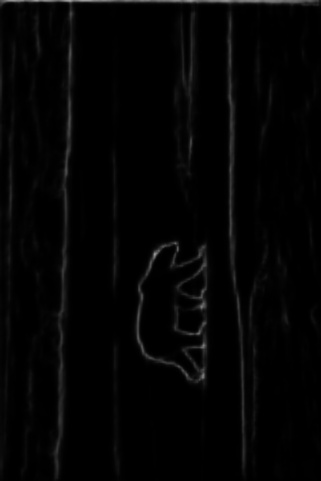
#> input picture states/model_04/epoch#final/final_result_epoch_#final.jpg, 321 x 481 px, found by its file name
$ python show.py
#> lines starting #> are read from the running program, lines starting #| are printed output that depends on the picture
import cv2 as cv

im = cv.imread("/home/softex/Documents/mas11/states/model_04/epoch#final/final_result_epoch_#final.jpg", 0)
#> im is the input picture: shape (481, 321); min 0, max 161, mean 4

cv.imwrite("result.jpg", ~im)
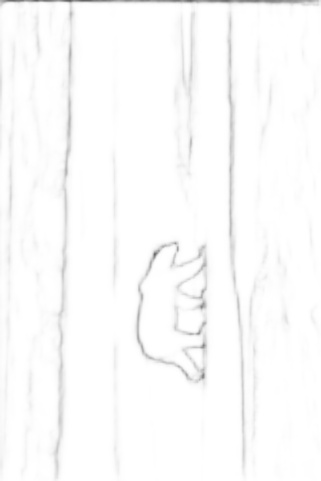
#> saved as result.jpg: shape (481, 321); min 94, max 255, mean 251
